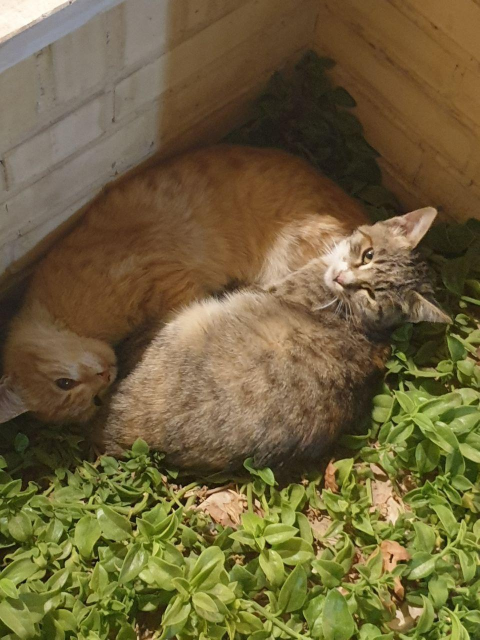
#> input picture Lab#03-SVD/kittens.jpg, 960 x 1280 px (shown at 1/2 size)
$ jupyter execute --allow-errors 'Lab#03-SVD.ipynb'
#> lines starting #> are read from the running program, lines starting #| are printed output that depends on the picture
# Applied Linear Algebra - Lab 3
### Table of Contents
* [Singular Value Decomposition](#SVD)
* [Image Compression](#Image-Compression)
* [Removing Background](#Removing-Background)

# SVD
The Singular Value Decomposition (SVD) separates any matrix into simple pieces. it provides a numerically stable matrix decomposition that can be used for
a variety of purposes and is guaranteed to exist

In many domains, complex systems will generate data that is naturally arranged in
large matrices, or more generally in arrays. For example, a time-series of data from an
experiment or a simulation may be arranged in a matrix with each column containing all of
the measurements at a given time.

The pixel values in a grayscale image may be stored in a matrix,
or these images may be reshaped into large column vectors in a matrix to represent the
frames of a movie. Remarkably, the data generated by these systems are typically low rank,
meaning that there are a few dominant patterns that explain the high-dimensional data. The
SVD is a numerically robust and efficient method of extracting these patterns from data.

Generally, we are interested in analyzing a large data set $X_{n \times m}$:

$$
X = \begin{bmatrix}
\mid & \mid & & \mid \\
{\bf x}_{1} & {\bf x}_{2} & \cdots & {\bf x}_{m}\\
\mid & \mid & & \mid \\
\end{bmatrix}
$$

The columns $x_k \in C_n$ may be measurements from simulations or experiments. For example, columns may represent images that have been reshaped into column vectors with as
many elements as pixels in the image.

The SVD is a unique matrix decomposition that exists for every matrix
 $X_{n \times m}$:

$$
\bf X = \bf U \times \Sigma \times \bf V^\intercal
$$

where $ \bf U_{n \times n}$ is a matrix containing unit eigenvectors of $X X^\intercal$ and $\bf V_{m \times m}$ is containing unit eigenvectors of $X^\intercal X$.

$ \bf \Sigma$ is a diagonal matrix containing square roots of the equal eigenvalues of $ X X^\intercal$ and $X^\intercal X$ (Singular Values $\sigma$.)

[cell 1]
import numpy as np
from matplotlib.image import imread
import matplotlib.pyplot as plt
import sys, os
import scipy

## Exercise 1
Define function `svd` which takes matrix $ \bf X_{n \times m}$ and applies SVD decomposition then returns $ \bf U_{n \times n} , \bf \Sigma_{n \times m},  \bf V^\intercal_{m \times m} $

<!-- BEGIN QUESTION -->

[cell 2]
from numpy.linalg import eig
from numpy import argsort
from numpy import diag

def svd(X):
    # compute X.T * X
    xtx = ...

    # calculate eigenvalues and eigenvectors of XTX
    # use linalg.eig() function, it returns eigenvalues and normalized (unit length) eigenvectors,
    # such that the column v[:,i]
    # is the eigenvector corresponding to the eigenvalue eigen_vals[i]
    eig_vals, V = ...

    # singular values of X are the square root of the non-negative eigenvalues of XtX or XXt
    singular_vals = ...

    # sort both sigular values and matrix V in descending order so that the higher values are placed before the lower ones.
    # use np.argsort(), it returns the indices that would sort an array, use the indcies to sort V based on singular values order
    sort_indices = ...
    sort_indices = sort_indices[::-1] #descending
    singular_vals = ...
    V = ...

    # U is matrix of eigenvectors of XXT
    # for every eigenvector of XXT (Ui):
    # Ui = (X @ Vi / singularValue(i))
    U = ...

    # sigma matrix is a diagonal matirx with singular values of X in its diagonal
    # singluar_vals is an array of singular values of X, we can use np.diag() to make sigma matrix using singular_vals
    sigma = ...

    return U.real, sigma.real, V.T.real

[cell 3]
xx = np.random.random((5, 5))
print(xx)
#> (the rest of this cell did not finish here and is left out)

#> (a cell that did not finish here is left out)

<!-- END QUESTION -->

# Image Compression

Images are represented in a rectangular array where each element corresponds to the grayscale value for that pixel. For colored images we have a 3-dimensional array of size n×m×3, where n and m represent the number of pixels vertically and horizontally, respectively, and for each pixel we store the intensity for colors red, green and blue.
What we are going to do is to repeat the low-rank approximation procedure that we was introduced in the lectures on a larger matrix, that is, we create the low-rank approximation of a matrix that represents an image for each color separately. The resulting 3-dimensional array will be a good approximation of the original image.
Let’s say that you have a grayscale image that is 100 × 100 pixels in dimension. Each of those pixels can be represented in a matrix that is also 100 × 100, where the values in the matrix range from 0 to 255 (or from 0.0 to 1.0. These values represent intensity).

Now, if you wanted to store that image, you would have to keep track of exactly 100 × 100 numbers or 10,000 different pixel values. That may not seem like a lot, but you can also think if the image as your desktop background which is probably and image 1920 × 1200 in which you would have to store 2,304,000 different pixel values! And that’s if it was a grayscale image, if it was colored, it would be triple that, having to keep track of 6,912,000 different numbers, which if you think about one of those numbers equating to a byte on your computer, that equals 2.3MB for a grayscale image or 6.9MB for a colored image. Just imagine how quickly a movie would increase in size if it was updating at the rate of 30-60 frames per second. What we can actually do to save memory on our image is to compute the SVD and then calculate some level of precision. You would find that in an image that is 100 × 100 pixels would look really quite good with only 10 modes of precision using the SVD computation. The reason why the SVD is computed is because you can use the first components of these matrices to give you a close approximation of what the actual matrix looked like.

## Exercise 2
Let's implement this procedure.

<!-- BEGIN QUESTION -->

[cell 5]
img = imread('kittens.jpg')
#> img is the input picture: shape (1280, 960, 3); mean R, G, B 111.4, 98.2, 59.5
img = img.astype(float) / np.iinfo(img.dtype).max

img_grayscale = np.mean(img, -1)
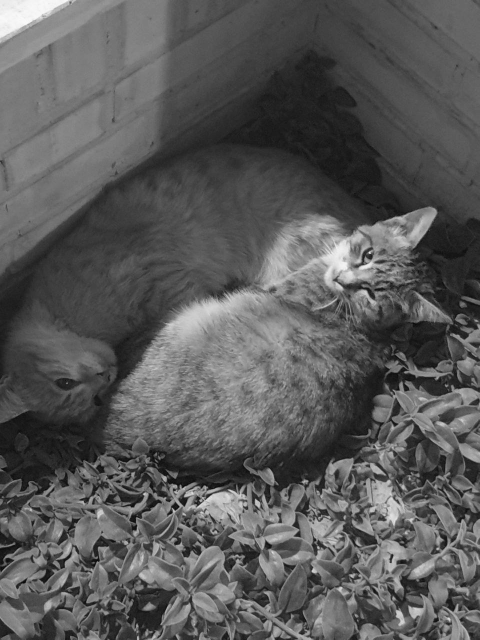
#> img_grayscale: shape (1280, 960) float64 (shown at 1/2 size); min 0.0157, max 0.988, mean 0.352

n, m = img_grayscale.shape
#> n = 1280; m = 960


plt.figure(0, (12,6))
plt.subplot(1, 2, 1)
plt.imshow(img)
plt.subplot(1, 2, 2)
plt.imshow(img_grayscale, cmap='gray')
print(f'image dimensions: {img.shape}')
#| image dimensions: (1280, 960, 3)
print(f'grayscale image dimensions: {img_grayscale.shape}')
#| grayscale image dimensions: (1280, 960)
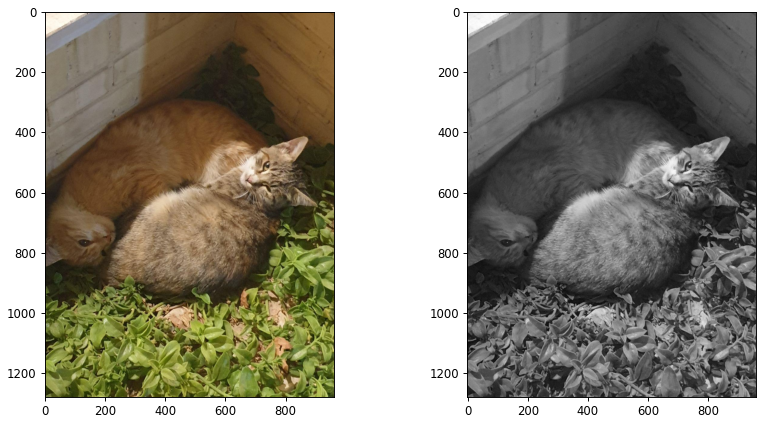
#> figure drawn by matplotlib, 2 panels

[cell 6]
# Suppose the basic unit of space is an element of a matrix. For example a 2 x 3 matrix requires 6 unit of space.
def storage_reduction(r, n, m):
    # Original matrix is n x m
    original = n * m

    # U: n * r
    # For S we only need to hold the r singular values. We can always reconstruct the diagonal matrix S from the singlar values.
    # S: r
    # VT: r * m
    compressed = n * r + r + r * m
    return 100 - (compressed / original) * 100

Calculate the singular value decomposition of the grayscale image.

#> (a cell that did not finish here is left out)

Approximate the grayscale image using only the first `r` singular values.

[cell 8]
ranks = [5, 25, 50, 100, 250]

plt.figure(0, (18, 12))
#> (the rest of this cell did not finish here and is left out)

Find a value of `r` that results in approximately 70% reduction in space.

[cell 9]
r = ...
U_r = ...
S_r = ...
VT_r = ...

A_r = ...

plt.figure(0, (12,6))
plt.subplot(1, 2, 1)
#> (the rest of this cell did not finish here and is left out)

Find a value of `r` that results in approximately 50% reduction in space.

[cell 10]
r = ...
U_r = ...
S_r = ...
VT_r = ...

A_r = ...

plt.figure(0, (12,6))
plt.subplot(1, 2, 1)
#> (the rest of this cell did not finish here and is left out)

Approximate the colored image using only the first `r` singular values.

[cell 11]
ranks = [5, 25, 50, 100, 250]

img_red, img_green, img_blue =  img[:, :, 0], img[:, :, 1], img[:, :, 2]
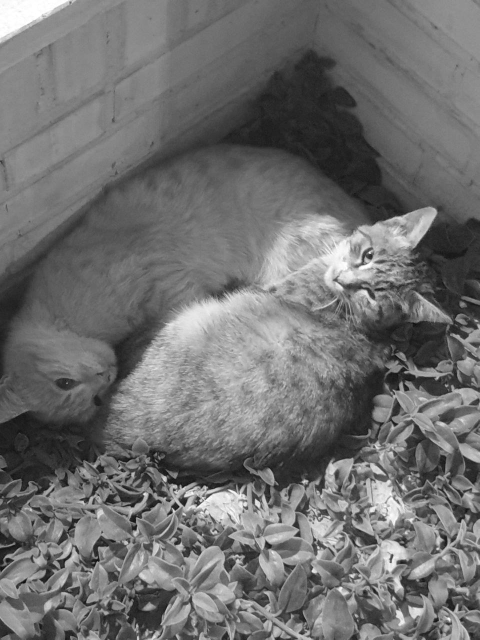
#> img_red: shape (1280, 960) float64 (shown at 1/2 size); min 0.0235, max 1, mean 0.437
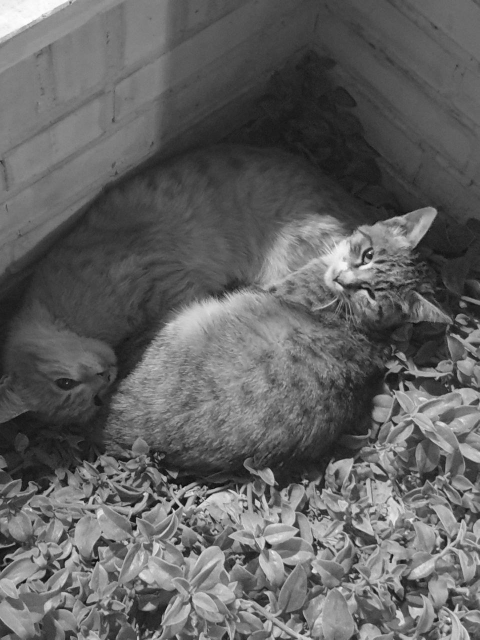
#> img_green: shape (1280, 960) float64 (shown at 1/2 size); min 0.00784, max 1, mean 0.385
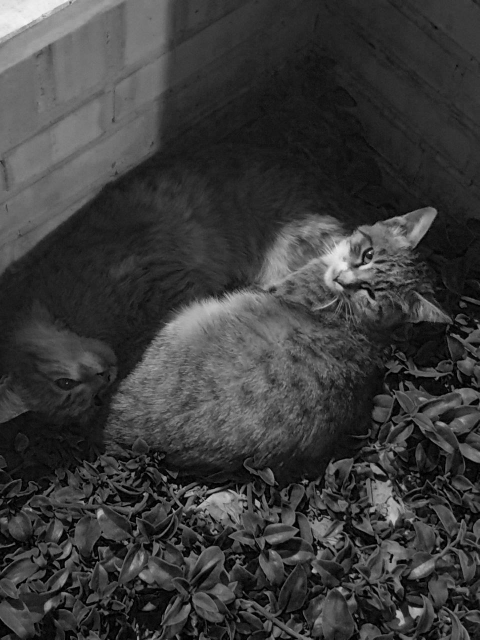
#> img_blue: shape (1280, 960) float64 (shown at 1/2 size); min 0, max 0.969, mean 0.233

#> (the rest of this cell did not finish here and is left out)
